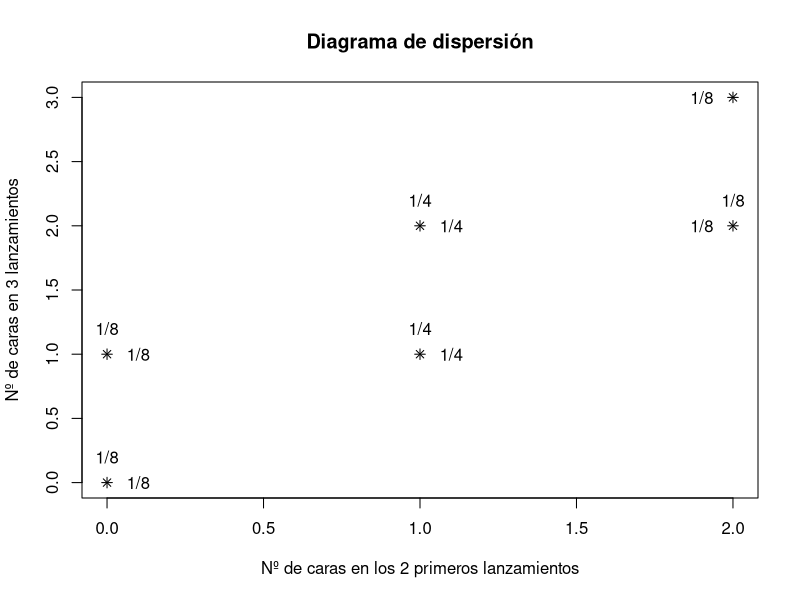

R code for this plot:
#*************************************************************
# Ejercicio 1
#*************************************************************

# X_1 = "Nº de caras en los dos primeros lanzamientos"
# X_2 = "Nº de caras en los tres lanzamientos"

# X = (X_1, X_2)
# soporte = {(0,0), (0,1), (1,1), (1,2), (2,2), (2,3)}

# P((X_1,X_2) = (0,0)) = 1/8


# Lo primero que deberíamos hacer al comenzar un script es elegir el working directory. Opciones:
# 1) setwd("C:/...")
# 2) CTRL + MAYUS + H
# 3) 3 puntos en panel inferior derecho.


#********************* a)

# Creamos dos vectores, uno para cada uno de los ejes
xx=c(0,0,1,1,2,2)
yy=c(0,1,1,2,2,3)

# Los representamos con plot
# Elegimos el tipo de punto con pch (8 -> asterisco)
plot(xx,yy, pch=8, xlab="Nº de caras en los 2 primeros lanzamientos",
     ylab="Nº de caras en 3 lanzamientos", main="Diagrama de dispersión")

# Ahora queremos añadir una etiqueta con la probabilidad a cada punto
# Usamos la función text pasándole las coordenadas de los puntos y las labels (en orden)
text(xx, yy+0.2, labels=c("1/8", "1/8", "1/4", "1/4", "1/8", "1/8"))

# Problema -> ha superpuesto los puntos con el texto
# Vamos a definir un nuevo vector con los puntos desplazados ligeramente a la derecha
# Los últimos están a la izquierda para que no se vayan del gráfico 
xxd = c(0.1, 0.1, 1.1, 1.1, 1.9, 1.9)


# Funciones de primer nivel -> crean una ventana gráfica nueva
# Funciones de segundo nivel -> sobreescriben en una ventana gráfica ya existente

text(xxd, yy, labels=c("1/8", "1/8", "1/4", "1/4", "1/8", "1/8"))



#********************* b)

# Creación de matrices. Opciones:
# 1) Crearla directamente con el comando matrix
# 2) Crear filas o columnas y pegarlas con rbind o cbind, respectivamente


conj=matrix(c(1/8, 0, 0, 1/8, 1/4, 0, 0, 1/4, 1/8, 0, 0, 1/8), nrow=3, ncol=4)
conj


#************* c) Marginales. 
# 1) Usar rowSums o colSums para sumar filas o columnas


marg_X1 = rowSums(conj); marg_X1
marg_X2 = colSums(conj); marg_X2

# Ahora lo pegamos a la matriz con rbind y cbind
rbind(cbind(conj,marg_X1), c(marg_X2, 1))
# Al vector marg_X2 le tenemos que añadir un elemento (el total) para que
# coincida en longitud con el resto


# 2) Usando addmargins directamente
addmargins(conj)




#************* d) Condicionadas

# Fundamentalmente, tenemos que dividir los valores de la matriz por la marginal correspondiente
# Para eso, construimos una matriz diagonal con los inversos de la marginal

# Para la condicionada de X1 a X2, multiplicamos por la derecha
# Para la condicionada de X2 a X1, tendríamos que multiplicar por la izquierda

cond_X1_a_X2=conj%*%diag(1/marg_X2)     # %*% para multiplicación matricial
cond_X1_a_X2




# Guardar con encoding UTF-8



